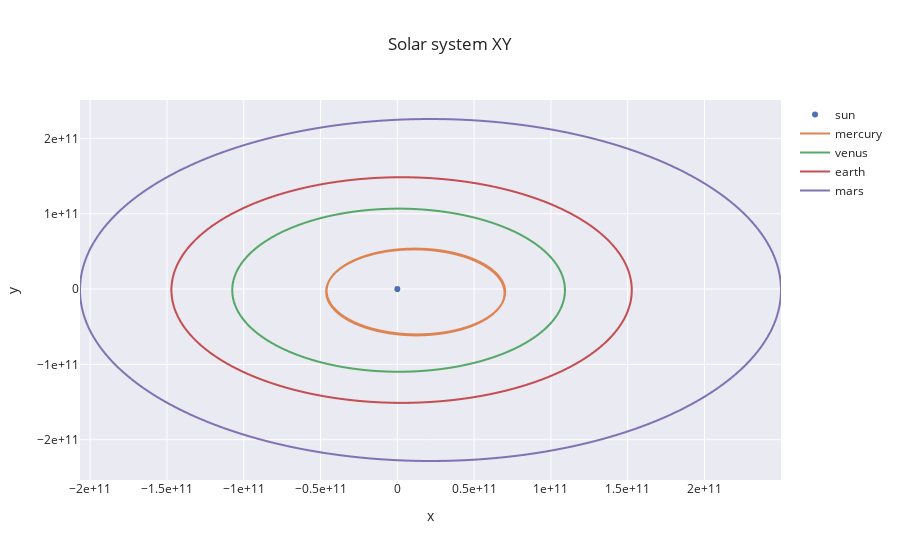

Write notebook code for a chart like this one.
### Code cell
fig = go.Figure()

for i in range(5):
    if i==0: mode='markers'
    else: mode='lines'
    fig.add_trace(go.Scattergl(x=coords[:,i,0], y=coords[:,i,1], mode=mode, name=planets[i]))
    #fig.add_trace(go.Scattergl(x=[coords[-1,i,0]], y=[coords[-1,i,1]], mode='markers', showlegend=False, marker_color='grey'))


fig.update_layout(title='Solar system XY')
fig.update_xaxes(title='x', exponentformat='e')
fig.update_yaxes(title='y', exponentformat='e')
fig.show()

### Figure 1 — Plotly figure (JSON) as saved in the notebook; plotly's stock layout.template omitted (floating-point values rounded to 4 significant figures; data arrays with more than 128 entries replaced by an {"elided": "..."} marker saying what was removed)
{"data": [{"mode": "markers", "name": "sun", "type": "scattergl", "x": {"elided": "1000 float values"}, "y": {"elided": "1000 float values"}}, {"mode": "lines", "name": "mercury", "type": "scattergl", "x": {"elided": "1000 float values"}, "y": {"elided": "1000 float values"}}, {"mode": "lines", "name": "venus", "type": "scattergl", "x": {"elided": "1000 float values"}, "y": {"elided": "1000 float values"}}, {"mode": "lines", "name": "earth", "type": "scattergl", "x": {"elided": "1000 float values"}, "y": {"elided": "1000 float values"}}, {"mode": "lines", "name": "mars", "type": "scattergl", "x": {"elided": "1000 float values"}, "y": {"elided": "1000 float values"}}], "layout": {"title": {"text": "Solar system XY"}, "xaxis": {"exponentformat": "e", "title": {"text": "x"}}, "yaxis": {"exponentformat": "e", "title": {"text": "y"}}}}
